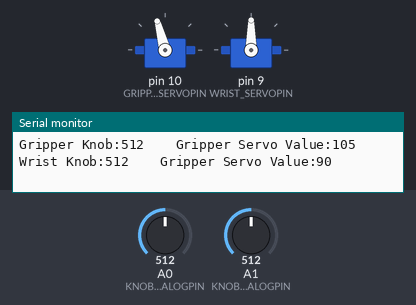
Bench run of a sketch on a simulated Arduino Uno, built with avr-gcc and run on an emulated ATmega328P. Shown: 2 × servo, the last lines printed to the serial monitor. The test bench sets the inputs (shaded band); at power-on: A1 (KNOB2_ANALOGPIN) = 512, A0 (KNOB1_ANALOGPIN) = 512.

Above: at 1.2 s.
1.3 s: A1 (KNOB2_ANALOGPIN) set to 716
At 1.7 s:
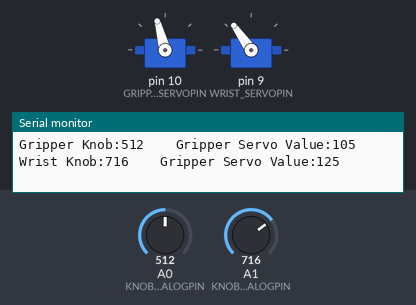
2.8 s: A0 (KNOB1_ANALOGPIN) set to 306
At 4.0 s:
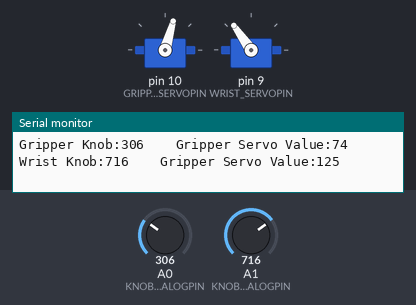
4.3 s: A1 (KNOB2_ANALOGPIN) set to 511
At 5.5 s:
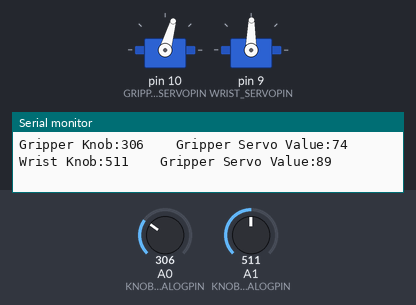
5.8 s: A0 (KNOB1_ANALOGPIN) set to 20
At 6.4 s:
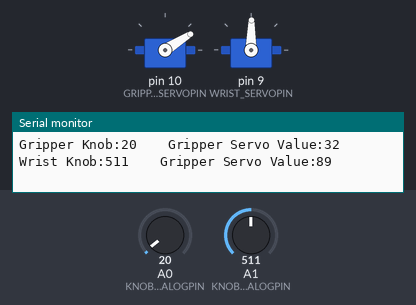
7.3 s: A0 (KNOB1_ANALOGPIN) set to 122
At 8.0 s:
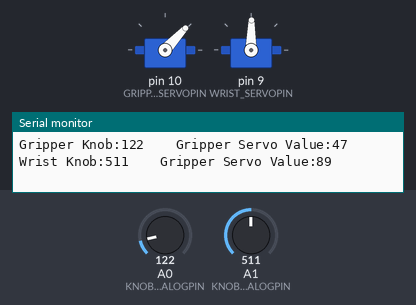
8.8 s: A1 (KNOB2_ANALOGPIN) set to 900
At 9.1 s:
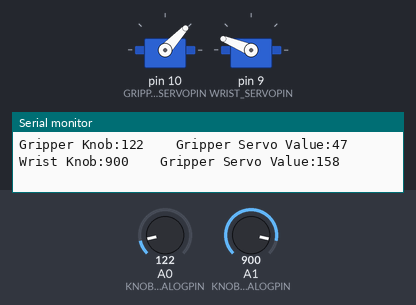
Timing chart, 0 to 11.3 s (numbered marks = the images above; inputs shaded):
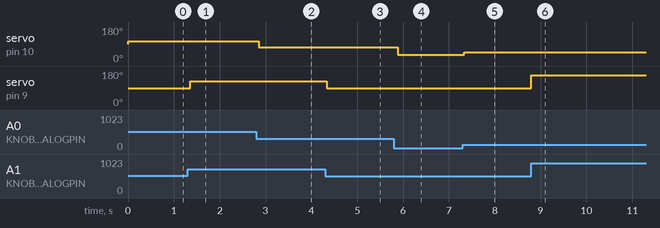

The sketch:

parrallelGripperKnobDegrees.ino
```cpp
/***********************************************************************************
 *     -(] [)-          RobotGeek Gripper
 *   / /     \ \              Automatic Test
 *  | |       | |
 *   \ \_____/ /
 *    |  ___  |
 *    |_|___|_|
 *    | _____ |
 *     |     |
 *     |     |
 *     |_____|
 *
 *  The following sketch will move each servo in the RobotGeek Gripper. It will rpeat the following cycle
 *
 *  1)Open gripper, wait 3 seconds
 *  2)Close Gripper, wait 3 seconds
 *  3)Lower Wrist Servo ~ 90 degrees, wait 3 seconds
 *  4)Raise Wrist Servo ~ 90 degrees, wait 3 seconds
 *  5)Level Wrist Servo, wait 3 seconds
 *
 *  First it will open and close the gripper
 *  Then it will raise and lower the wrist servo.
 *
 *
 *  Wiring
 *
 *  DIO 9 - Blue Micro Servo (FT-FS90MG)      Orange - 'S' Brown -'G'
 *  DIO 11 - Black RobotGeek 180 Degree Servo  White -'S' Black -'G'
 *
 *  Use an external power supply and set the jumper for pins 9/10/11 to 'VIN'
 *
 *  For more information and wiring diagrams see
 *  http://learn.trossenrobotics.com/30-robotgeek-getting-started-guides/dev-kits/55-robotgeek-gripper-kit-tips
 *
 ***********************************************************************************/
#include <Servo.h>   //include the servo library to control the RobotGeek Servos

#define KNOB1_ANALOGPIN 0  //analog pin of knob1 to control micro/gripper servo
#define KNOB2_ANALOGPIN 1  //analog pin of knob2 to control large/wrist servo
#define WRIST_SERVOPIN 9  //pin that the large servo will be attached to
#define GRIPPER_SERVOPIN 10  //pin that the micro servo will be attached to

#define GRIPPER_MIN   30    //fully closed
#define GRIPPER_MAX   180   //fully open
#define WRIST_MIN     0
#define WRIST_MAX     180


Servo gripperServo;   //create an servo object for the 9g FT-FS90MG micro servo
Servo wristServo;   //create an servo object for the RobotGeek 180 degree serco

int knob1Value = 0;
int knob2Value = 0;

int gripperServoValue = 90;
int wristServoValue = 90;

//setup servo objects and set initial position
void setup()
{
  gripperServo.attach(GRIPPER_SERVOPIN);
  gripperServo.write(gripperServoValue);    // sets the servo position to 150 degress, positioning the servo for the gripper closed
  wristServo.attach(WRIST_SERVOPIN);
  wristServo.write(wristServoValue);    // sets the servo position to 90 degress, centered

  Serial.begin(9600);
  Serial.print("Gripper Knob Test");
}

//repeat test process
void loop()
{
  knob1Value = analogRead(KNOB1_ANALOGPIN);
  delay(5);//short delay to allow the Analog-Digital-Converter (ADC) to settle down
  knob2Value = analogRead(KNOB2_ANALOGPIN);

  //the knob values will be read as a value between 0-1023,
  //so they must be converted to a value between 0 and 180 (150 for the micro servo)
  //the map()function will convert the values
  gripperServoValue = map(knob1Value, 0, 1023, GRIPPER_MIN, GRIPPER_MAX);
  wristServoValue = map(knob2Value, 0, 1023, WRIST_MIN, WRIST_MAX);

  //write scaled values from the knobs to the servos.
  gripperServo.write(gripperServoValue);
  wristServo.write(wristServoValue);


  Serial.print("Gripper Knob:");
  Serial.print(knob1Value);
  Serial.print("    Gripper Servo Value:");
  Serial.print(gripperServoValue);
  Serial.print("    Wrist Knob:");
  Serial.print(knob2Value);
  Serial.print("    Gripper Servo Value:");
  Serial.println(wristServoValue);

  delay(10);//short delay for servos to move

}
```

Measured:
- after the input at 1.3 s, servo on pin 9 (WRIST_SERVOPIN): 90° → 125° after 0.05 s
- after the input at 2.8 s, servo on pin 10 (GRIPPER_SERVOPIN): 105° → 74° after 0.05 s
- after the input at 4.3 s, servo on pin 9 (WRIST_SERVOPIN): 125° → 89° at once
- after the input at 5.8 s, servo on pin 10 (GRIPPER_SERVOPIN): 74° → 32° after 0.09 s
- after the input at 7.3 s, servo on pin 10 (GRIPPER_SERVOPIN): 32° → 47° at once
- after the input at 8.8 s, servo on pin 9 (WRIST_SERVOPIN): 89° → 158° at once
